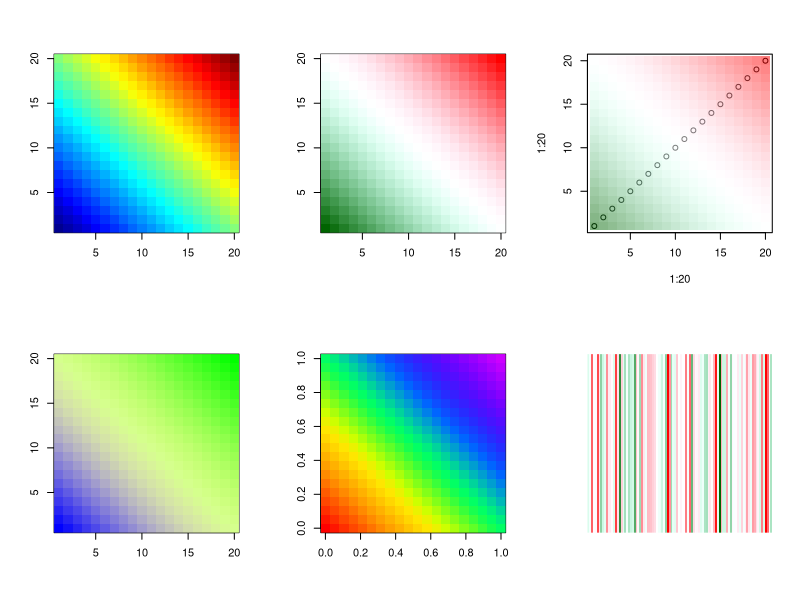

The R source for this figure:
library(fields)
tim.colors(10) 
# returns an array of 10 character strings encoding colors in hex format

# e.g. (red, green,  blue) values of   (16,255, 239)
#   translates to "#10FFEF" 
# rgb( 16/255, 255/255, 239/255, alpha=.5)
#   gives   "#10FFEF80"  note extra "alpha channel"

# veiw some color table choices
set.panel( 2,3)
z<- outer( 1:20,1:20, "+")
obj<- list( x=1:20,y=1:20,z=z )

image( obj, col=tim.colors( 200)) # 200 levels

image( obj, col=two.colors() )

# using tranparency without alpha the image plot would cover points
plot( 1:20,1:20)
image(obj, col=two.colors(alpha=.5), add=TRUE)

coltab<- designer.colors(col=c("blue", "grey", "green"),
                         x= c( 0,.3,1) ) 
image( obj, col= coltab )

# peg colors at some desired quantiles  of data.
# NOTE need 0 and 1 for the color scale to make sense
x<- quantile( c(z), c(0,.25,.5,.75,1.0) )
# scale these to [0,1]
zr<- range( c(z))
x<- (x-zr[1])/ (zr[2] - zr[1])  

coltab<- designer.colors(256,rainbow(5), x)
image( z, col= coltab )
# see image.plot for adding all kinds of legends

# some random color values
set.seed(123)
z<- rnorm(100)
hex.codes<- color.scale(z, col=two.colors())
N<-length( hex.codes)
# take a look at the coded values
# or equivalently create some Xmas wrapping paper!
image( 1:N, N, matrix(1:N, N,1) , col=hex.codes, axes=FALSE,
       xlab="", ylab="")

set.panel()
